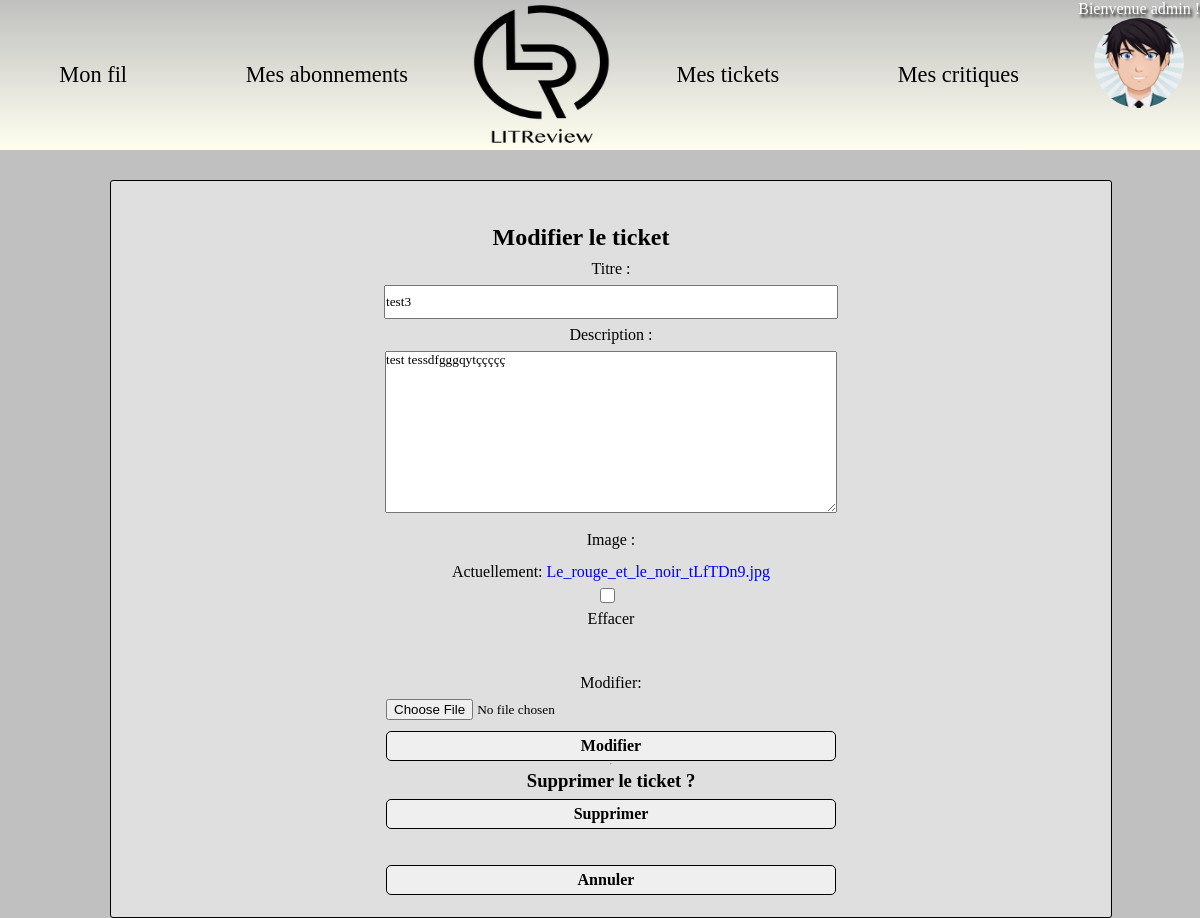
Page /edit-ticket/17/ (signed in) on the earlier database version.
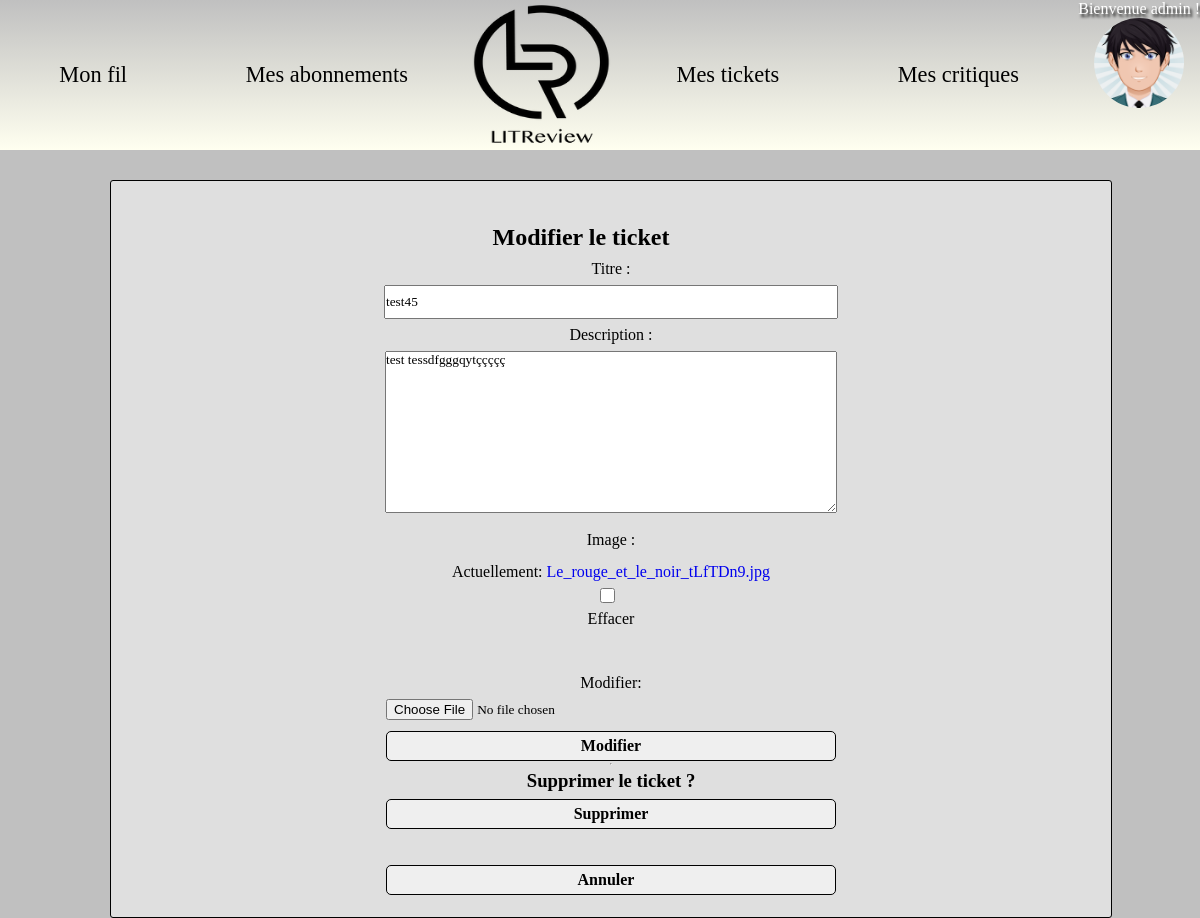
Same page on the later database version.
### review/models.py (models this page shows, shortened)
class Ticket(models.Model):
    title = models.CharField(max_length=128, verbose_name='Titre')
    description = models.TextField(max_length=2048, blank=True, verbose_name='Description')
    image = models.ImageField(null=True, blank=True)
    time_created = models.DateTimeField(auto_now_add=True)
    user = models.ForeignKey(to=settings.AUTH_USER_MODEL, on_delete=models.CASCADE)
    has_review = models.BooleanField(default=False)
    IMAGE_MAX_SIZE = (800, 800)

### review/views.py (the view, shortened to what this page needs)
# urls.py: path('edit-ticket/<int:ticket_id>/', edit_ticket, name='edit_ticket'),
@login_required
def edit_ticket(request, ticket_id):
    ticket = get_object_or_404(models.Ticket, id=ticket_id)
    edit_form = forms.TicketForm(instance=ticket)
    delete_form = forms.TicketFormDelete()
    if ticket.user != request.user:
        raise PermissionDenied()
    context = {
        'edit_form': edit_form,
        'ticket': ticket,
        'delete_form': delete_form
    }
    return render(
        request,
        'review/edit_ticket.html',
        context
    )

### review/forms.py
class TicketForm(forms.ModelForm):
    edit_ticket = forms.BooleanField(widget=forms.HiddenInput, initial=True)
    class Meta:
        model = models.Ticket
        fields = ['title', 'description', 'image']

class TicketFormDelete(forms.Form):
    delete_ticket = forms.BooleanField(widget=forms.HiddenInput, initial=True)

### review/templates/review/edit_ticket.html (shortened to what this page needs)
{% extends 'base.html' %}
{% block content %}
    <div class="form edit_form__ticket">
        <h2>Modifier le ticket</h2>
        <form method="post" enctype="multipart/form-data">
            {{ edit_form.as_p }}
            <button class="btn" type="submit" >Modifier</button>
        </form>
        <hr>
        <h3>Supprimer le ticket ?</h3>
        <form method="post">
            <button class="btn" type="submit" >Supprimer</button>
        </form>
           <br>
        <button class="butn">
                <a id="return" href="{% url 'feed' %}">Annuler</a>
                </button>
    </div>
{% endblock content %}

Differences in the rows shown:
changed Ticket "test tessdfgggqytççççç": title "test3" → "test45"
